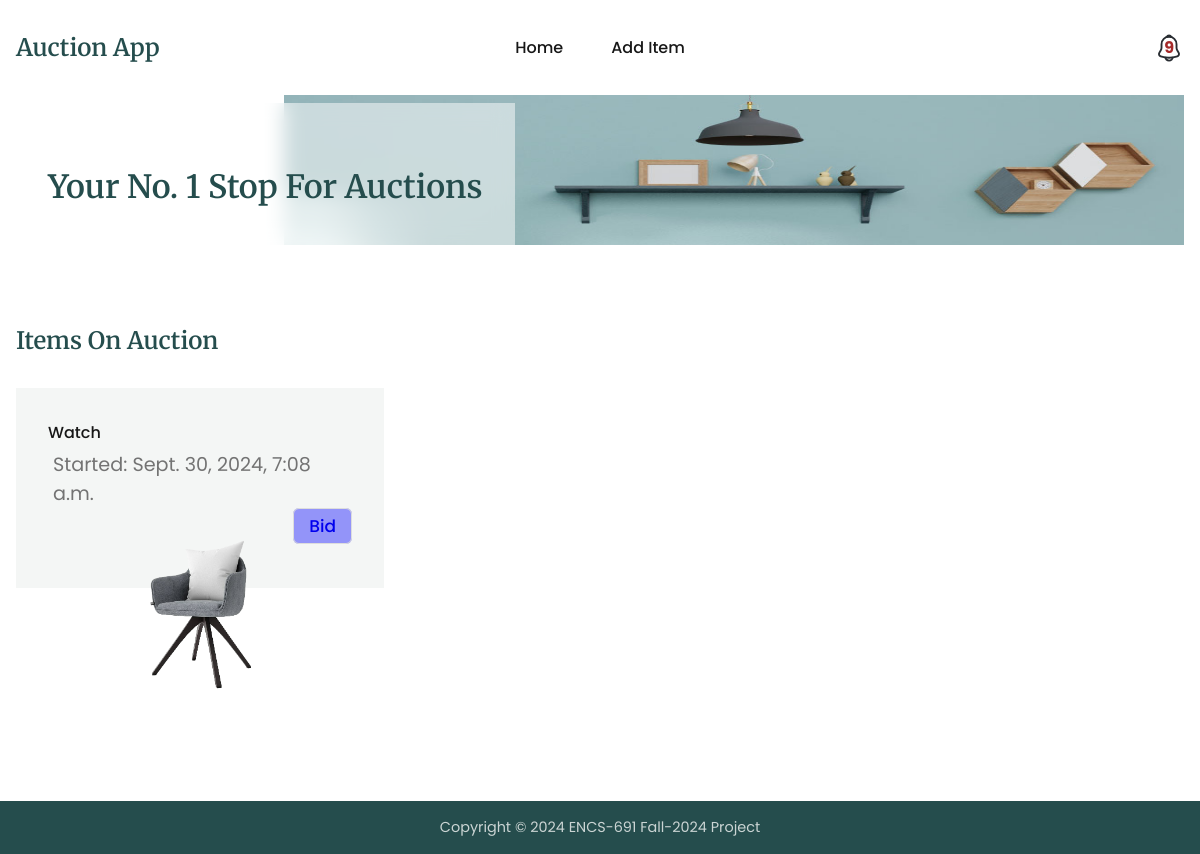
/auctions/, run on an earlier commit of the app's database.
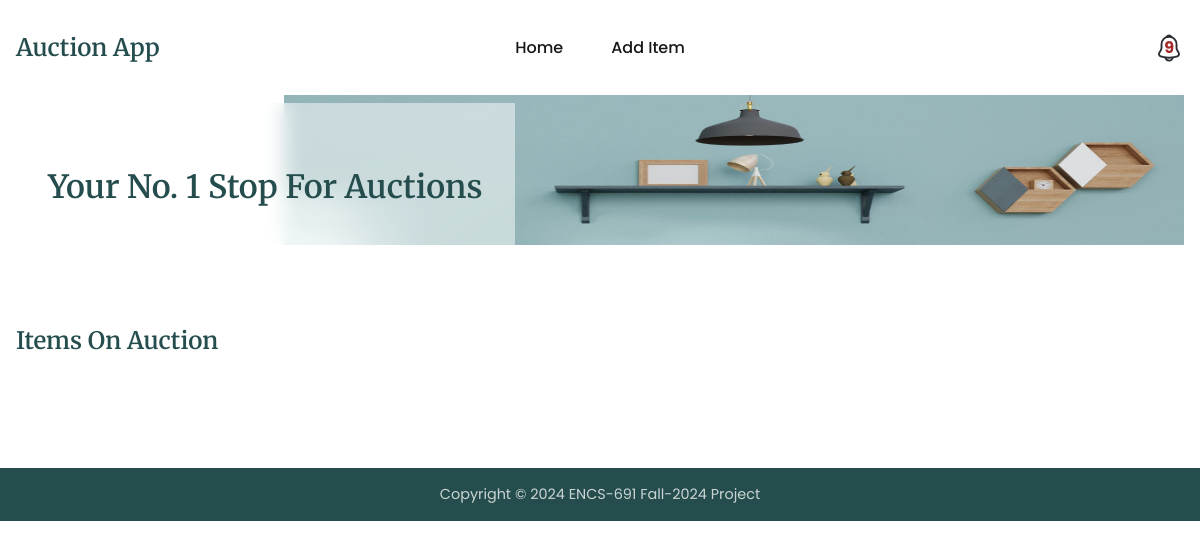
And on a later commit of the database.
### auctions/models.py (models this page shows, shortened)
class Item(models.Model):
    name = models.CharField(max_length=200)
    description = models.CharField(max_length=200)
    categoryid = models.CharField(max_length=200)
    subcategoryid = models.CharField(max_length=200, default='1')
    status = models.CharField(max_length=200)
    minimumbid = models.IntegerField()
    username = models.CharField(max_length=200)
    image = models.CharField(max_length=200)
    createdat = models.DateTimeField(default=timezone.now)

### auctions/views.py (the view)
# urls.py: path('', views.index, name='index'),
def index(req):
    items = getAllRecords(Item)
    filteredItem = [item for item in items if getAuctionByItemId(item.id, 'status') == 'open']
    if items:
        context = {'items': filteredItem}
        return render(req, 'auctions/index.html', context=context)
    error(req, message='Currently, no items are available for auction.')
    return render(req, 'auctions/index.html')

### auctions/utils.py (called while the page is built)
def getAllRecords(model):
    try:
        record = model.objects.all()
    except (KeyError, model.DoesNotExist):
        return None
    else:
        return record

def getAuctionByItemId(id, field=''):
    try:
        auction = Auction.objects.get(itemid=id)
    except (KeyError, Auction.DoesNotExist):
        logging.error(f'Auction does not exist')
        return None
    else:
        if field:
            return getattr(auction, field)
        return auction

### templates/auctions/index.html (shortened to what this page needs)
{% extends "base.html" %}
{% block content %}
<section class="section__container product__container" id="product">
    <h3 class="section__header">Items On Auction</h3>
    <div class="product__grid">
        {% for item in items %}
        <div class="product__card">
            <h4>{{item.name}}</h4>
            <p>Started: {{item.createdat}}</p>
            <div class="btn-div">
                <a
                    class="bid-btn"
                    href="{% url 'auctions:bidItem' item.id %}"
                >
                    Bid
                </a>
            </div>
            <img src="{{item.image}}" alt="{{item.name}}" />
        </div>
        {% endfor %}
    </div>
</section>
{% endblock %}

What changed in the data, as far as the page shows it:
no longer on this page (row edited): Item: name "Watch", createdat "Sept. 30, 2024, 7:08 a.m.", image (picture)
